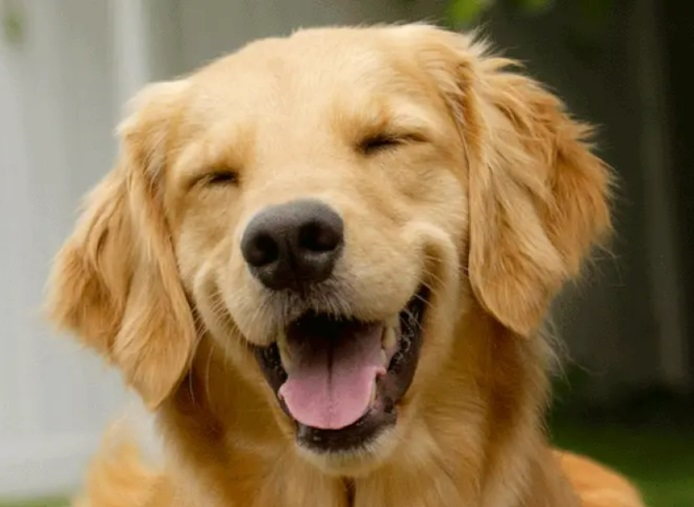
#> input picture mytests/pillow/happy_pup.jpg, 694 x 507 px
$ python 4filters2.py
#> lines starting #> are read from the running program, lines starting #| are printed output that depends on the picture
# https://youtu.be/5QR-dG68eNE?feature=shared&t=1367

from PIL import Image, ImageFilter

# First way open and show image
image = Image.open('happy_pup.jpg') # Select image
#> image is the input picture: PIL image 694x507 RGB; mean R, G, B 142.8, 119, 83.1

# [13 lines of commented-out code are left out]
image_filter = image.filter(ImageFilter.UnsharpMask(radius = 32))
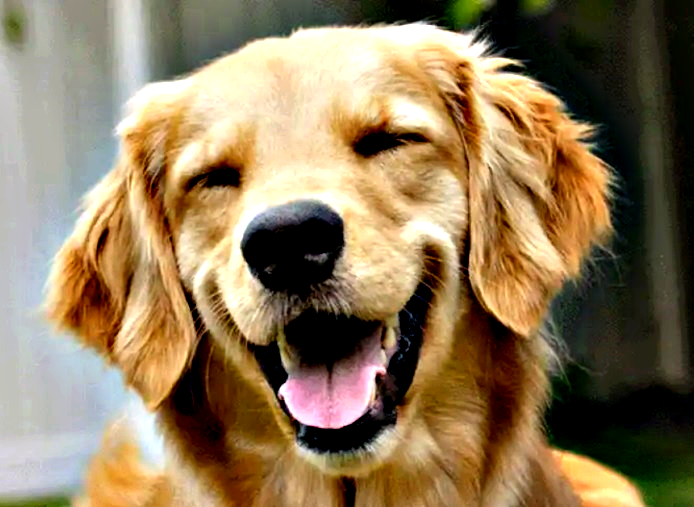
#> image_filter: PIL image 694x507 RGB; mean R, G, B 142.8, 122, 89.9

image_filter.show()

$ run again, with mytests/pillow/magic_potion.jpg copied over mytests/pillow/happy_pup.jpg
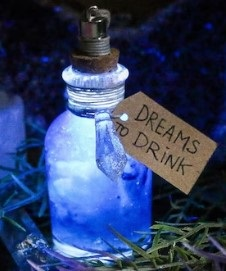
#> input picture mytests/pillow/magic_potion.jpg, 226 x 271 px
#> image is the input picture: PIL image 226x271 RGB; mean R, G, B 51, 65.9, 101.9
#> `image_filter = image.filter(ImageFilter.UnsharpMask(radius = 32))`:
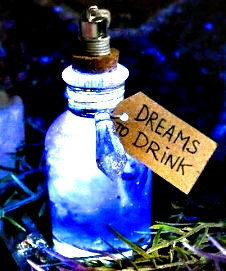
#> image_filter: PIL image 226x271 RGB; mean R, G, B 64.4, 71.7, 98.3
